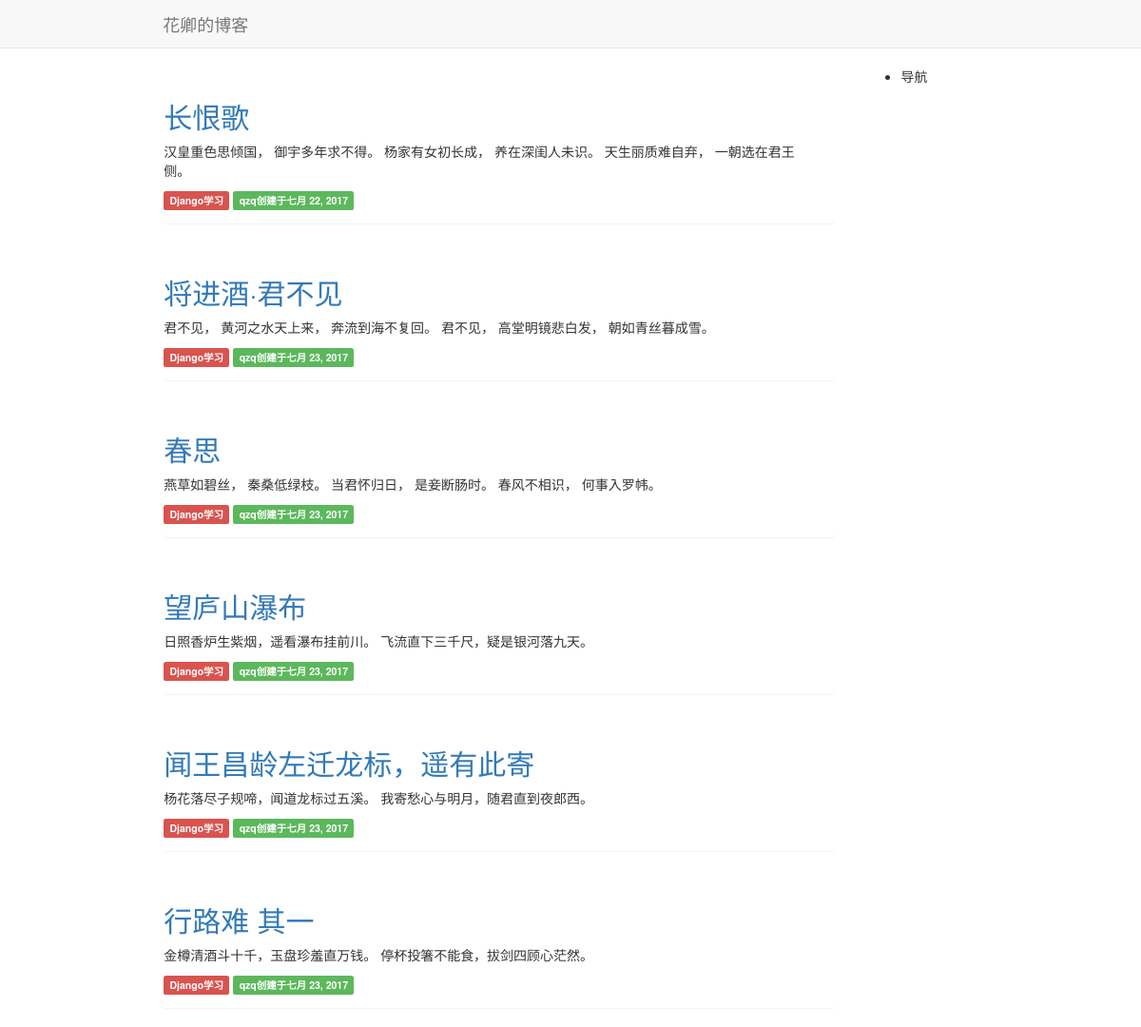
/sort/1, run on the app's committed database.
### myblog/models.py (models this page shows, shortened)
class Post(models.Model):
    title=models.CharField(max_length=50)
    body=models.TextField()
    created_time=models.DateTimeField(auto_now_add=True)
    modified_time=models.DateTimeField()
    summary=models.CharField(max_length=100,blank=True)
    sort=models.ForeignKey(Sort)
    tags=models.ManyToManyField(Tag,blank=True)
    author=models.ForeignKey(User)

class Sort(models.Model):
    name=models.CharField(max_length=100)
    def __unicode__(self):
        return self.name

### myblog/views.py (the view)
# urls.py: url(r'^sort/(\d+)',views.sorts,name='sorts_url'),
def sorts(request,sortid):
    sort=models.Sort.objects.get(id=sortid)
    posts=models.Post.objects.filter(sort=sort)
    return render(request,'sort.html',context={'posts':posts})

### templates/sort.html (shortened to what this page needs)
{% extends 'base.html' %}
{% block content %}
    <div class="container">
        <div class="row">
            <div class="col-md-9">
                <div class="col-md-offset-2">
                {% for post in posts %}
                    <article class="post post-{{ post.id }}">
                    <div class="panel panel-body" style="padding-left: 0px;">
                        <div class="title">
                            <h2><a href="{% url 'post_url' post.id %}">{{ post.title }}</a></h2>
                        </div>
                        <div class="summary ">
                            <p>{{ post.summary }}</p>
                        </div>
                        <div class="sort" >
                            <span class="label label-danger" >{{ post.sort }}</span>
                            <span class="label label-success">{{ post.author }}创建于{{ post.created_time|date }}</span>
                        </div>
                    </div>
                </article>
                {% endfor %}
                </div>
            </div>
            <div class="col-md-3">
           <ul>
               <li>导航</li>
           </ul>
        </div>
        </div>
    </div>
{% endblock %}

### data on the page
Post: title "长恨歌", summary "汉皇重色思倾国， 御宇多年求不得。 杨家有女初长成， 养在深闺人未识。 天生丽质难自弃， 一朝选在君王侧。", sort "Django学习", author "qzq", created_time "七月 22, 2017"
Post: title "将进酒·君不见", summary "君不见， 黄河之水天上来， 奔流到海不复回。 君不见， 高堂明镜悲白发， 朝如青丝暮成雪。", sort "Django学习", author "qzq", created_time "七月 23, 2017"
Post: title "春思", summary "燕草如碧丝， 秦桑低绿枝。 当君怀归日， 是妾断肠时。 春风不相识， 何事入罗帏。", sort "Django学习", author "qzq", created_time "七月 23, 2017"
Post: title "望庐山瀑布", summary "日照香炉生紫烟，遥看瀑布挂前川。 飞流直下三千尺，疑是银河落九天。", sort "Django学习", author "qzq", created_time "七月 23, 2017"
Post: title "闻王昌龄左迁龙标，遥有此寄", summary "杨花落尽子规啼，闻道龙标过五溪。 我寄愁心与明月，随君直到夜郎西。", sort "Django学习", author "qzq", created_time "七月 23, 2017"
Post: title "行路难 其一", summary "金樽清酒斗十千，玉盘珍羞直万钱。 停杯投箸不能食，拔剑四顾心茫然。", sort "Django学习", author "qzq", created_time "七月 23, 2017"
